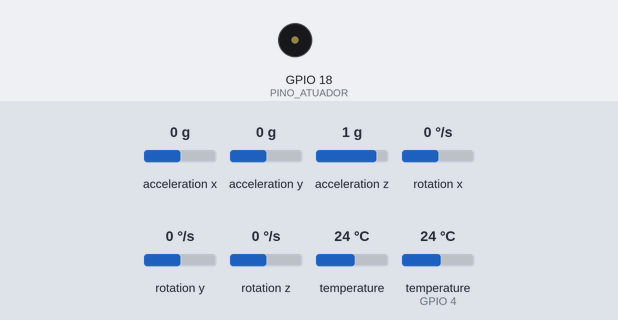
Simulated run of this sketch. Board: ESP32. Shown: buzzer (waves = sounding, pin HIGH). The test bench sets the inputs (shaded band); at power-on: temperature (sensor on GPIO 4) 24 °C, acceleration x 0 g, acceleration y 0 g, acceleration z 1 g, rotation x 0 °/s, rotation y 0 °/s, rotation z 0 °/s, temperature 24 °C. WiFi joins after 1.5 s; servers stay silent unless stated; no MQTT or app messages arrive unless stated; what the sketch prints to the serial monitor is not drawn.

Above: at 1.2 s.
1.3 s: temperature (sensor on GPIO 4) set to 39.2 °C
3.0 s: temperature (sensor on GPIO 4) set to 40.1 °C
At 4.5 s:
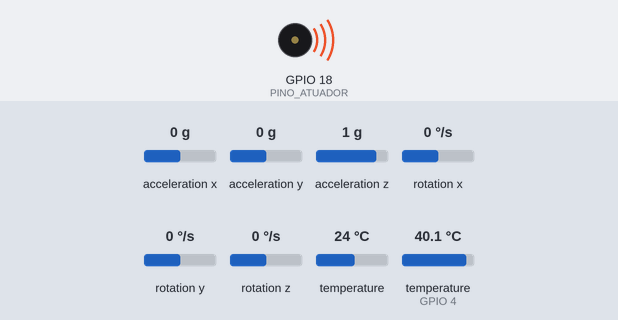
Timing chart, 0 to 6.0 s (numbered marks = the images above; inputs shaded):
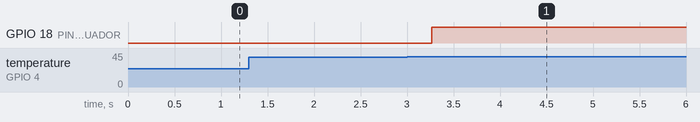

Measured:
- the behaviour switches between 39.5 and 39.6 °C on temperature (sensor on GPIO 4) (found by bisection; images 0 and 1)
- after the input at 1.3 s, every drawn part: stays the same
- after the input at 3.0 s, GPIO 18 (PINO_ATUADOR): LOW → HIGH after 0.27 s

The sketch:

sketch.ino
```cpp
/*
 * Anima v2 - Coleira inteligente (ESP32 + MPU6050 + DS18B20)
 *
 * Mudanças em relação à Entrega 2:
 *  - Amostra o MPU6050 a ~25 Hz e publica, a cada janela de 2 s, ESTATÍSTICAS
 *    (média, desvio padrão e máximo de accel_mag e gyro_mag) + temperatura média.
 *  - Tópicos por dispositivo: publica em anima/<id>/dados e assina anima/<id>/decisao.
 *  - Recebe {"acao":"alerta"|"alerta_leve"|"nenhum"} e aciona buzzer/LED.
 *  - Proteção local de temperatura (> LIMIAR_TEMP_LOCAL_C) independente da rede/IA.
 *  - Wi-Fi e MQTT reconectam sem travar o loop (backoff exponencial).
 *  - DS18B20 = -127 (desconectado) é descartado e sinalizado com "sensor_ok":false.
 *  - Falha de init do MPU6050 é tratada (nova tentativa periódica, "mpu_ok":false).
 *
 * Payload (versao 2), unidades: accel_mag em m/s², gyro_mag em °/s, temperatura em °C:
 *  {"versao":2,"id":"anima-3f9c1a7e","n_amostras":50,
 *   "accel_mag_media":9.81,"accel_mag_std":0.05,"accel_mag_max":9.95,
 *   "gyro_mag_media":1.2,"gyro_mag_std":0.4,"gyro_mag_max":2.5,
 *   "temperatura":38.5,"sensor_ok":true,"mpu_ok":true}
 * Se o DS18B20 falhar na janela inteira: "temperatura":null,"sensor_ok":false.
 * Se o MPU6050 estiver fora: n_amostras=0, sem campos de movimento, "mpu_ok":false.
 * O desvio padrão é populacional (divide por n), igual ao np.std do Python.
 *
 * Observações honestas:
 *  - NÃO foi compilado nem testado em hardware real. Verifique no Wokwi/Arduino IDE.
 *  - mqttClient.connect() ainda bloqueia por até MQTT_TIMEOUT_S segundos a cada
 *    tentativa (limitação do PubSubClient); as tentativas respeitam o backoff.
 *  - Janelas não são enfileiradas: sem rede, a janela é descartada.
 *
 * Edite SOMENTE o config.h (e, para segredos, o config_local.h).
 */

#include <Wire.h>
#include <WiFi.h>
#include <PubSubClient.h>
#include <Adafruit_MPU6050.h>
#include <Adafruit_Sensor.h>
#include <OneWire.h>
#include <DallasTemperature.h>
#include <math.h>
#include "config.h"

// ---------- Constantes derivadas ----------
const float RAD_PARA_GRAUS = 57.2958f;                         // 180/PI (mantido da v1)
const unsigned long PERIODO_AMOSTRA_MS = 1000UL / TAXA_AMOSTRAGEM_HZ;  // 40 ms
const unsigned long TEMP_CONVERSAO_MS = 800;                   // DS18B20 12 bits: ~750 ms

// ---------- Objetos ----------
Adafruit_MPU6050 mpu;
OneWire oneWire(PINO_ONE_WIRE);
DallasTemperature tempSensor(&oneWire);
WiFiClient espClient;
PubSubClient mqttClient(espClient);

char topicoDados[64];
char topicoDecisao[64];

// ---------- Estado: MPU ----------
bool mpuOk = false;
unsigned long mpuProximaTentativa = 0;

// ---------- Estado: janela de amostragem ----------
struct Janela {
  uint16_t n;
  double somaA, somaA2, maxA;   // accel_mag
  double somaG, somaG2, maxG;   // gyro_mag
  float  somaT;                 // temperatura (leituras válidas)
  uint8_t nT;                   // quantas leituras válidas de temperatura
  uint8_t falhasT;              // quantas leituras inválidas (-127 etc.)
};
Janela janela;
unsigned long proximaAmostra = 0;
unsigned long inicioJanela = 0;

// ---------- Estado: temperatura ----------
bool tempPendente = false;
unsigned long tempPedidoEm = 0;
bool protecaoTemp = false;      // proteção local acionada

// ---------- Estado: rede ----------
bool wifiTentando = false;
unsigned long wifiIniciouEm = 0, wifiProxima = 0, wifiBackoff = BACKOFF_MIN_MS;
bool wifiEstavaConectado = false;
unsigned long mqttProxima = 0, mqttBackoff = BACKOFF_MIN_MS;

// ---------- Estado: atuador ----------
enum Acao { ACAO_NENHUM, ACAO_ALERTA_LEVE, ACAO_ALERTA };
Acao acaoAtual = ACAO_NENHUM;
unsigned long acaoRecebidaEm = 0;

// ============================================================
// Janela de estatísticas
// ============================================================
void zerarJanela(unsigned long agora) {
  memset(&janela, 0, sizeof(janela));
  inicioJanela = agora;
}

void acumularAmostra(double a, double g) {
  janela.n++;
  janela.somaA += a;  janela.somaA2 += a * a;  if (a > janela.maxA) janela.maxA = a;
  janela.somaG += g;  janela.somaG2 += g * g;  if (g > janela.maxG) janela.maxG = g;
}

double desvioPadrao(double soma, double soma2, uint16_t n) {
  if (n == 0) return 0.0;
  double media = soma / n;
  double var = soma2 / n - media * media;
  return var > 0.0 ? sqrt(var) : 0.0;   // populacional (ddof = 0)
}

// ============================================================
// Temperatura (DS18B20 sem bloquear: pede a conversão e lê depois)
// ============================================================
bool temperaturaValida(float t) {
  // -127 = sensor desconectado (DEVICE_DISCONNECTED_C); 85.0 = valor de power-on
  return t > -100.0f && t < 125.0f && t != 85.0f;
}

void atualizarTemperatura(unsigned long agora) {
  if (!tempPendente) {
    tempSensor.requestTemperatures();     // com setWaitForConversion(false) retorna na hora
    tempPendente = true;
    tempPedidoEm = agora;
  } else if (agora - tempPedidoEm >= TEMP_CONVERSAO_MS) {
    float t = tempSensor.getTempCByIndex(0);
    tempPendente = false;
    if (temperaturaValida(t)) {
      janela.somaT += t;
      janela.nT++;
      // Proteção local com histerese, avaliada a cada leitura válida
      if (t > LIMIAR_TEMP_LOCAL_C) protecaoTemp = true;
      else if (t < LIMIAR_TEMP_LOCAL_C - HISTERESE_TEMP_C) protecaoTemp = false;
    } else {
      janela.falhasT++;
    }
  }
}

// ============================================================
// Amostragem do MPU6050 (~25 Hz, sem delay)
// ============================================================
void iniciarMPU() {
  if (mpu.begin()) {
    mpu.setAccelerometerRange(MPU6050_RANGE_8_G);
    mpu.setGyroRange(MPU6050_RANGE_500_DEG);
    mpu.setFilterBandwidth(MPU6050_BAND_21_HZ);   // anti-aliasing p/ amostrar a 25 Hz
    mpuOk = true;
    Serial.println("MPU6050 conectado.");
  } else {
    mpuOk = false;
    Serial.println("ERRO: MPU6050 não encontrado (nova tentativa em breve).");
  }
}

void amostrarMPU(unsigned long agora) {
  if (!mpuOk) {
    if (agora >= mpuProximaTentativa) {
      mpuProximaTentativa = agora + MPU_REINIT_MS;
      iniciarMPU();
    }
    return;
  }
  if ((long)(agora - proximaAmostra) < 0) return;
  proximaAmostra += PERIODO_AMOSTRA_MS;
  if ((long)(agora - proximaAmostra) > 200) proximaAmostra = agora + PERIODO_AMOSTRA_MS;  // recupera atraso

  sensors_event_t a, g, t;
  mpu.getEvent(&a, &g, &t);
  double am = sqrt((double)a.acceleration.x * a.acceleration.x +
                   (double)a.acceleration.y * a.acceleration.y +
                   (double)a.acceleration.z * a.acceleration.z);                 // m/s²
  double gm = sqrt((double)g.gyro.x * g.gyro.x + (double)g.gyro.y * g.gyro.y +
                   (double)g.gyro.z * g.gyro.z) * RAD_PARA_GRAUS;               // rad/s -> °/s
  if (isnan(am) || isnan(gm)) return;   // leitura inválida: ignora a amostra
  acumularAmostra(am, gm);
}

// ============================================================
// Publicação da janela
// ============================================================
void fecharJanela(unsigned long agora) {
  char buf[400];
  bool sensorOk = janela.nT > 0;
  char temp[16];
  if (sensorOk) snprintf(temp, sizeof(temp), "%.2f", janela.somaT / janela.nT);
  else strcpy(temp, "null");

  int len;
  if (mpuOk && janela.n > 0) {
    len = snprintf(buf, sizeof(buf),
      "{\"versao\":2,\"id\":\"%s\",\"n_amostras\":%u,"
      "\"accel_mag_media\":%.3f,\"accel_mag_std\":%.3f,\"accel_mag_max\":%.3f,"
      "\"gyro_mag_media\":%.3f,\"gyro_mag_std\":%.3f,\"gyro_mag_max\":%.3f,"
      "\"temperatura\":%s,\"sensor_ok\":%s,\"mpu_ok\":true}",
      ANIMA_ID, janela.n,
      janela.somaA / janela.n, desvioPadrao(janela.somaA, janela.somaA2, janela.n), janela.maxA,
      janela.somaG / janela.n, desvioPadrao(janela.somaG, janela.somaG2, janela.n), janela.maxG,
      temp, sensorOk ? "true" : "false");
  } else {
    len = snprintf(buf, sizeof(buf),
      "{\"versao\":2,\"id\":\"%s\",\"n_amostras\":0,\"temperatura\":%s,"
      "\"sensor_ok\":%s,\"mpu_ok\":false}",
      ANIMA_ID, temp, sensorOk ? "true" : "false");
  }
  if (len <= 0 || len >= (int)sizeof(buf)) {
    Serial.println("ERRO: payload maior que o buffer, janela descartada.");
  } else {
    Serial.println(buf);
    if (mqttClient.connected()) mqttClient.publish(topicoDados, buf);
  }
  zerarJanela(agora);
}

// ============================================================
// Decisão recebida do servidor
// ============================================================
// Extrai o valor de "acao" sem biblioteca JSON (formato simples e controlado).
Acao interpretarAcao(const char* json) {
  const char* p = strstr(json, "\"acao\"");
  if (!p) return ACAO_NENHUM;
  p = strchr(p + 6, ':');
  if (!p) return ACAO_NENHUM;
  p = strchr(p, '"');
  if (!p) return ACAO_NENHUM;
  p++;
  if (strncmp(p, "alerta_leve\"", 12) == 0) return ACAO_ALERTA_LEVE;
  if (strncmp(p, "alerta\"", 7) == 0) return ACAO_ALERTA;
  return ACAO_NENHUM;
}

void aoReceberMensagem(char* topico, byte* dados, unsigned int tamanho) {
  char msg[256];
  if (tamanho >= sizeof(msg)) tamanho = sizeof(msg) - 1;
  memcpy(msg, dados, tamanho);
  msg[tamanho] = '\0';
  acaoAtual = interpretarAcao(msg);
  acaoRecebidaEm = millis();
  Serial.print("Decisão recebida: ");
  Serial.println(msg);
}

// ============================================================
// Atuador (buzzer + LED no mesmo pino), sem delay
// ============================================================
void atualizarAtuador(unsigned long agora) {
  if (acaoAtual != ACAO_NENHUM && agora - acaoRecebidaEm > DECISAO_TIMEOUT_MS) {
    acaoAtual = ACAO_NENHUM;   // servidor sumiu: não deixa o alerta preso
  }
  bool ligado = false;
  if (protecaoTemp) {
    ligado = true;                                  // proteção local: contínuo
  } else if (acaoAtual == ACAO_ALERTA) {
    ligado = (agora % 400) < 200;                   // pisca rápido
  } else if (acaoAtual == ACAO_ALERTA_LEVE) {
    ligado = (agora % 1500) < 100;                  // pulso curto a cada 1,5 s
  }
  digitalWrite(PINO_ATUADOR, ligado ? HIGH : LOW);
}

// ============================================================
// Rede não-bloqueante com backoff
// ============================================================
void manterWiFi(unsigned long agora) {
  if (WiFi.status() == WL_CONNECTED) {
    if (!wifiEstavaConectado) {
      Serial.print("Wi-Fi conectado. IP: ");
      Serial.println(WiFi.localIP());
    }
    wifiEstavaConectado = true;
    wifiTentando = false;
    wifiBackoff = BACKOFF_MIN_MS;
    return;
  }
  if (wifiEstavaConectado) {
    Serial.println("Wi-Fi perdido.");
    wifiEstavaConectado = false;
  }
  if (!wifiTentando) {
    if (agora >= wifiProxima) {
      Serial.print("Conectando ao Wi-Fi: ");
      Serial.println(WIFI_SSID);
      WiFi.disconnect();
      if (WIFI_CANAL > 0) WiFi.begin(WIFI_SSID, WIFI_SENHA, WIFI_CANAL);
      else WiFi.begin(WIFI_SSID, WIFI_SENHA);
      wifiTentando = true;
      wifiIniciouEm = agora;
    }
  } else if (agora - wifiIniciouEm > WIFI_TENTATIVA_MS) {
    wifiTentando = false;
    wifiProxima = agora + wifiBackoff;
    Serial.print("Wi-Fi não conectou; nova tentativa em ms: ");
    Serial.println(wifiBackoff);
    wifiBackoff = min(wifiBackoff * 2, (unsigned long)BACKOFF_MAX_MS);
  }
}

void manterMQTT(unsigned long agora) {
  if (WiFi.status() != WL_CONNECTED) return;
  if (mqttClient.connected()) {
    mqttBackoff = BACKOFF_MIN_MS;
    mqttClient.loop();
    return;
  }
  if (agora < mqttProxima) return;
  Serial.print("Conectando ao broker MQTT...");
  bool ok;
  if (strlen(MQTT_USUARIO) > 0) ok = mqttClient.connect(ANIMA_ID, MQTT_USUARIO, MQTT_SENHA);
  else ok = mqttClient.connect(ANIMA_ID);
  if (ok) {
    Serial.println(" conectado!");
    mqttClient.subscribe(topicoDecisao);
    mqttBackoff = BACKOFF_MIN_MS;
  } else {
    Serial.print(" falhou, rc=");
    Serial.println(mqttClient.state());
    mqttProxima = agora + mqttBackoff;
    mqttBackoff = min(mqttBackoff * 2, (unsigned long)BACKOFF_MAX_MS);
  }
}

// ============================================================
void setup() {
  Serial.begin(115200);
  pinMode(PINO_ATUADOR, OUTPUT);
  digitalWrite(PINO_ATUADOR, LOW);

  snprintf(topicoDados, sizeof(topicoDados), "anima/%s/dados", ANIMA_ID);
  snprintf(topicoDecisao, sizeof(topicoDecisao), "anima/%s/decisao", ANIMA_ID);

  Wire.begin(PINO_SDA, PINO_SCL);
  iniciarMPU();
  mpuProximaTentativa = millis() + MPU_REINIT_MS;

  tempSensor.begin();
  tempSensor.setWaitForConversion(false);   // não bloqueia 750 ms a cada leitura

  mqttClient.setServer(MQTT_BROKER, MQTT_PORTA);
  mqttClient.setCallback(aoReceberMensagem);
  mqttClient.setBufferSize(512);
  mqttClient.setSocketTimeout(MQTT_TIMEOUT_S);

  unsigned long agora = millis();
  proximaAmostra = agora + PERIODO_AMOSTRA_MS;
  zerarJanela(agora);

  Serial.print("Anima v2 - id=");
  Serial.println(ANIMA_ID);
}

void loop() {
  unsigned long agora = millis();
  manterWiFi(agora);
  manterMQTT(agora);
  amostrarMPU(agora);
  atualizarTemperatura(agora);
  if (agora - inicioJanela >= JANELA_MS) fecharJanela(agora);
  atualizarAtuador(agora);
}
```

config.h
```cpp
#define ANIMA_WOKWI 1   // GERADO por gerar_wokwi.py - não edite este arquivo
/*
 * Anima v2 - Configuração do firmware (único lugar a editar).
 *
 * Segredos (senha do Wi-Fi, usuário/senha do broker) NÃO devem ficar neste
 * arquivo versionado: crie um "config_local.h" ao lado (ele está no .gitignore)
 * com os #define que quiser sobrescrever. Veja config_local.h.example.
 *
 * A variante do Wokwi é gerada por gerar_wokwi.py: é uma cópia deste arquivo
 * com "#define ANIMA_WOKWI" no topo (Wi-Fi "Wokwi-GUEST", canal 6, sem senha).
 */
#pragma once

#if __has_include("config_local.h")
#include "config_local.h"
#endif

// ---------- Wi-Fi ----------
#ifdef ANIMA_WOKWI
  #define WIFI_SSID_PADRAO     "Wokwi-GUEST"
  #define WIFI_SENHA_PADRAO    ""
  #define WIFI_CANAL_PADRAO    6      // canal da rede virtual do Wokwi
#else
  #define WIFI_SSID_PADRAO     "NOME_DA_SUA_REDE"
  #define WIFI_SENHA_PADRAO    "SENHA_DA_SUA_REDE"   // sobrescreva em config_local.h
  #define WIFI_CANAL_PADRAO    0      // 0 = automático
#endif
#ifndef WIFI_SSID
  #define WIFI_SSID  WIFI_SSID_PADRAO
#endif
#ifndef WIFI_SENHA
  #define WIFI_SENHA WIFI_SENHA_PADRAO
#endif
#ifndef WIFI_CANAL
  #define WIFI_CANAL WIFI_CANAL_PADRAO
#endif

// ---------- MQTT ----------
// ATENÇÃO: broker.hivemq.com é PÚBLICO (qualquer um lê e escreve). Use só com
// dados de teste. Para dados reais, use um broker próprio com usuário/senha.
#ifndef MQTT_BROKER
  #define MQTT_BROKER  "broker.hivemq.com"
#endif
#ifndef MQTT_PORTA
  #define MQTT_PORTA   1883
#endif
#ifndef MQTT_USUARIO
  #define MQTT_USUARIO ""     // vazio = conexão sem autenticação
#endif
#ifndef MQTT_SENHA
  #define MQTT_SENHA   ""
#endif

// Identificador do dispositivo. Tópicos: anima/<id>/dados e anima/<id>/decisao.
// No broker público, use um id SEU, único (gere: python -c "import secrets; print('anima-' + secrets.token_hex(4))") para não
// misturar com o de outras pessoas. Só letras, números, '-' e '_'.
#ifndef ANIMA_ID
  #define ANIMA_ID "anima-TROQUE-ESTE-ID"
  #warning "ANIMA_ID padrao em uso: defina um id UNICO em config_local.h (o broker publico e compartilhado e ids iguais colidem)."
#endif

// ---------- Pinos ----------
#define PINO_ONE_WIRE 4    // DS18B20
#define PINO_ATUADOR  18   // buzzer + LED (mesmo pino). GPIO 5 é pino de strapping; 18 é seguro.
#define PINO_SDA      21   // MPU6050
#define PINO_SCL      22

// ---------- Janela de amostragem ----------
#define TAXA_AMOSTRAGEM_HZ 25      // ~25 Hz
#define JANELA_MS          2000    // estatísticas publicadas a cada 2 s (50 amostras)

// ---------- Temperatura ----------
// IMPORTANTE: o DS18B20 na coleira mede pele/ambiente, não a temperatura
// corporal. Este limiar local (proteção independente da IA/servidor) precisa
// ser recalibrado com dados reais, junto com o offset_coleira do modelo.
#define LIMIAR_TEMP_LOCAL_C   39.5f
#define HISTERESE_TEMP_C      0.3f

// ---------- Atuador ----------
// Se o servidor parar de mandar decisões, o alerta recebido expira (fail-safe).
#define DECISAO_TIMEOUT_MS    15000

// ---------- Reconexão (backoff exponencial) ----------
#define BACKOFF_MIN_MS        2000
#define BACKOFF_MAX_MS        60000
#define WIFI_TENTATIVA_MS     10000   // tempo máximo de uma tentativa de WiFi.begin
#define MQTT_TIMEOUT_S        3       // timeout do socket (o connect() é a única parte bloqueante)
#define MPU_REINIT_MS         10000   // nova tentativa de iniciar o MPU6050 se falhou
```
